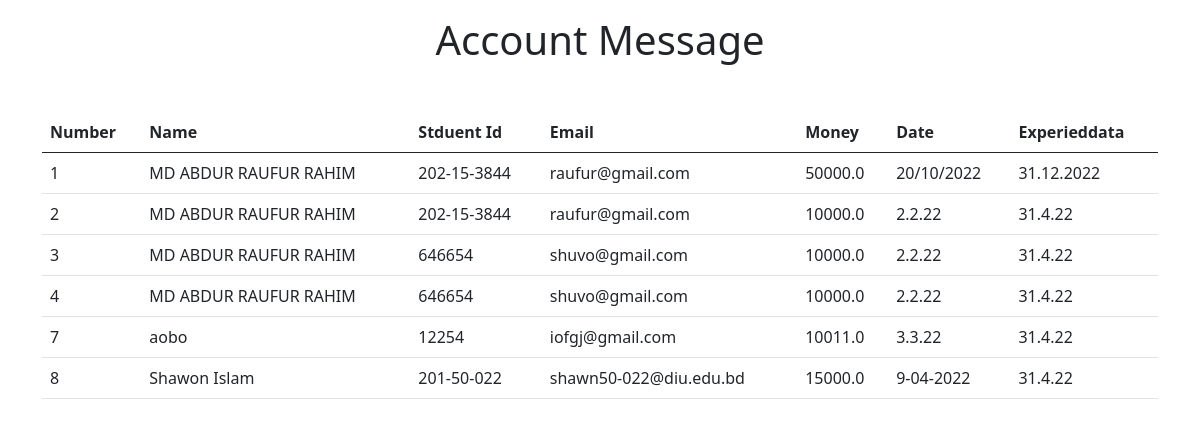
Screenshot of /accountshowdata with the database file from the repository.
### my_info/models.py (models this page shows)
class Account(models.Model):
    name = models.CharField(max_length=50,null=True)
    stduentid = models.CharField(max_length=50,null=True)
    email = models.EmailField(max_length=100,null=True)
    money = models.FloatField(max_length=100,null=True)
    date = models.TextField(max_length=500,null=True)
    experieddate = models.TextField(max_length=500,null=True)

### my_info/views.py (the view)
# urls.py: path('accountshowdata', views.accountshowdata,name='accountshowdata'),
def accountshowdata(request):
    accountshow = Account.objects.all()
    accountshowdata = {'Account':accountshow}
    return render(request,'accountshowdata.html',accountshowdata)

### templates/accountshowdata.html (shortened to what this page needs)
<!doctype html>
<html lang="en">
  <head>
    <link href="https://cdn.jsdelivr.net/npm/bootstrap@5.0.2/dist/css/bootstrap.min.css" rel="stylesheet">
  </head>
  <body>
     <div class="text-center mt-3">
         <h1>Account Message</h1>
     </div>
     <div class="container mt-5">
        <table class="table">
            <thead>
              <tr>
                <th scope="col">Number</th>
                <th scope="col">Name</th>
                <th scope="col">Stduent Id</th>
                <th scope="col">Email</th>
                <th scope="col">Money</th>
                <th scope="col">Date</th>
                <th scope="col">Experieddata</th>
              </tr>
            </thead>
            <tbody>
                {% for i in Account %}
              <tr>
                <td>{{i.id}}</td>
                <td>{{i.name}}</td>
                <td>{{i.stduentid}}</td>
                <td>{{i.email}}</td>
                <td>{{i.money}}</td>
                <td>{{i.date}}</td>
                <td>{{i.experieddate}}</td>
              </tr>
              {% endfor %}
            </tbody>
          </table>
     </div>
  </body>
</html>

### rows the page displays
Account: id "1", name "MD ABDUR RAUFUR RAHIM", stduentid "202-15-3844", email "raufur@gmail.com", money "50000.0", date "20/10/2022", experieddate "31.12.2022"
Account: id "2", name "MD ABDUR RAUFUR RAHIM", stduentid "202-15-3844", email "raufur@gmail.com", money "10000.0", date "2.2.22", experieddate "31.4.22"
Account: id "3", name "MD ABDUR RAUFUR RAHIM", stduentid "646654", email "shuvo@gmail.com", money "10000.0", date "2.2.22", experieddate "31.4.22"
Account: id "4", name "MD ABDUR RAUFUR RAHIM", stduentid "646654", email "shuvo@gmail.com", money "10000.0", date "2.2.22", experieddate "31.4.22"
Account: id "7", name "aobo", stduentid "12254", email "iofgj@gmail.com", money "10011.0", date "3.3.22", experieddate "31.4.22"
Account: id "8", name "Shawon Islam", stduentid "201-50-022", email "shawn50-022@diu.edu.bd", money "15000.0", date "9-04-2022", experieddate "31.4.22"
